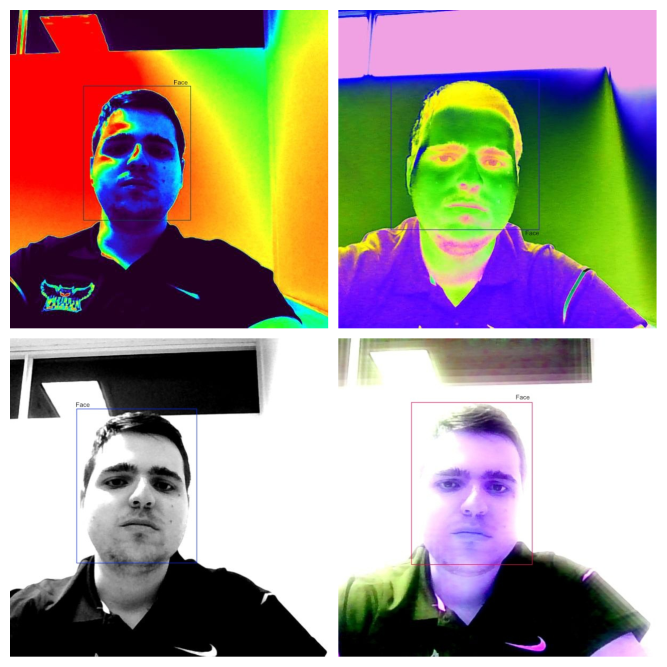
//> input picture img/fisherfaces.jpg, 2000 x 2000 px, given in place of the camera (shown at 1/3 size)
$ ./facedetect   (built with g++ and OpenCV 4)
//> lines starting //> are read from the running program, lines starting //| are printed output that depends on the picture; after the words box and inside, x2 and y2 are one past the last pixel; in counts of white or black regions, pixels touching at a corner belong together
//CPP Program for detecting a face from webcam.
#include "C:/tools/opencv/build/include/opencv2/objdetect.hpp"
#include "C:/tools/opencv/build/include/opencv2/highgui.hpp"
#include "C:/tools/opencv/build/include/opencv2/imgproc.hpp"
#include <iostream>

using namespace std;
using namespace cv;

//Function for detecting faces.
void detectAndDraw(Mat& img, CascadeClassifier& cascade, CascadeClassifier& nestedCascade, double scale);
string cascadeName, nestedCascadeName;

//Main function
int main(int argc, const char** argv) {
    //Video Capture class for playing video in which faces are detected.
    VideoCapture capture;
    Mat frame, image;

    //Predefined trained XML classifiers with facial features.
    CascadeClassifier cascade, nestedCascade;
    double scale=1;

    //Load the classifiers from "opencv/data/harrcascades" directory.
    nestedCascade.load("C:/tools/opencv/sources/data/haarcascades/haarcascade_eye_tree_eyeglasses.xml");
    //Change the path upon execution.
    cascade.load("C:/tools/opencv/sources/data/haarcascades/haarcascade_frontalcatface.xml");
    //Start the video.. 0 for Webcam and 1 for External Webcam.
    capture.open(0);
    if(capture.isOpened()){
        //Capture the frames from the video and detect the faces.
        cout << "Face Detection has Started..." << endl;
        while(1){
            capture >> frame;
//> frame is the input picture: 2000 rows x 2000 cols, CV_8UC3; mean B, G, R 138.9, 148.3, 160.6
            if(frame.empty())
                break;
            Mat frame1 = frame.clone();
            detectAndDraw(frame1, cascade, nestedCascade, scale);
            char c = (char)waitKey(10);
            //Press q to exit from the window.
            if(c == 27 || c == 'q' || c == 'Q')
                break;
        }
    }
    else
        cout << "Could not open the camera";
    return 0;
}
void detectAndDraw(Mat& img, CascadeClassifier& cascade, CascadeClassifier& nestedCascade, double scale){
//> called with scale = 1
    vector<Rect> faces, faces2;
    Mat gray, smallImg;
    cvtColor(img, gray, COLOR_BGR2GRAY); // Convert to Grayscale
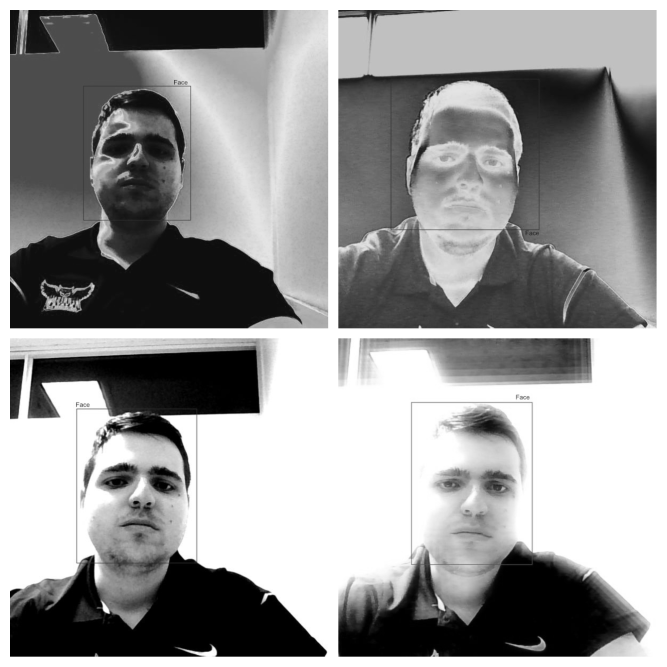
//> gray: 2000 rows x 2000 cols, CV_8UC1 (shown at 1/3 size); min 0, max 255, mean 150.9
    double fx = 1/scale;

    //Resize the Grayscale Image
    resize(gray, smallImg, Size(), fx, fx, INTER_LINEAR);
    equalizeHist(smallImg, smallImg);
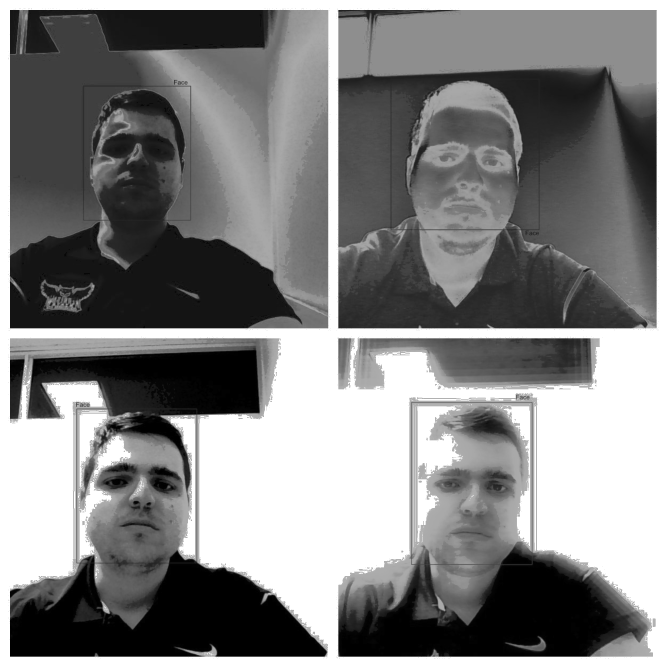
//> smallImg: 2000 rows x 2000 cols, CV_8UC1 (shown at 1/3 size); min 0, max 255, mean 130.5

    //Detect different face sizes by applying cascade classifier.
    cascade.detectMultiScale(smallImg, faces, 1.1, 2, 0 | CASCADE_SCALE_IMAGE, Size(30, 30));
//> faces = 1 Rect (x, y, width, height): [1358, 508, 118, 118]

    //Draw a circle around the faces.
    for(size_t i = 0; i < faces.size(); i++){
        Rect r = faces[i];
        Mat smallImgROI;
        vector<Rect> nestedObjects;
        Point center;
        Scalar color = Scalar(255, 0, 0); //Color for the Drawing tool.
        int radius;
        double aspect_ratio = (double)r.width/r.height;
        if(0.75 < aspect_ratio && aspect_ratio < 1.3){
            center.x = cvRound((r.x + r.width*0.5)*scale);
            center.y = cvRound((r.y + r.height)*0.25*scale);
            circle(img, center, radius, color, 3, 8, 0);
        }
        else
            rectangle(img, cvPoint(cvRound(r.x*scale), cvRound(r.y*scale)), cvPoint(cvRound((r.x + r.width-1)*scale), cvRound((r.y + r.height-1)*scale)), color, 3, 8, 0);
        if(nestedCascade.empty())
            continue;
        smallImgROI = smallImg(r);
        //Detection of eyes int the input image.
        nestedCascade.detectMultiScale(smallImgROI, nestedObjects, 1.1, 2, 0 | CASCADE_SCALE_IMAGE, Size(30, 30));
        //Draw circles around eyes
        for(size_t j = 0; j < nestedObjects.size(); j++){
            Rect nr = nestedObjects[j];
            center.x = cvRound((r.x + nr.x + nr.width*0.5)*scale);
            center.y = cvRound((r.y + nr.y + nr.height*0.5)*scale);
            radius = cvRound((nr.width + nr.height)*0.25*scale);
            circle(img, center, radius, color, 3,8,0);
        }
    }
//> this loop made 1 pass
//> (r, aspect_ratio, radius) on pass 1: (Rect(1358, 508, 118, 118), 1, 0)
//> pass 1, in detectAndDraw, `smallImgROI = smallImg(r);`:
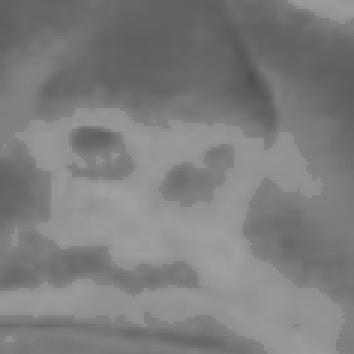
//> smallImgROI: 118 rows x 118 cols, CV_8UC1 (shown 3 times larger); min 80, max 160, mean 125.8
//> after the loop: img: 2000 rows x 2000 cols, CV_8UC3; 13 pixels changed, all inside (x1, y1, x2, y2) = (1415, 154, 1420, 159)
//> the 'q' key is pressed
    //Show the Processed Image with the detected faces.
    imshow("Face Detection", img);
}

$ run again, on img/snapshot-capture2.jpg
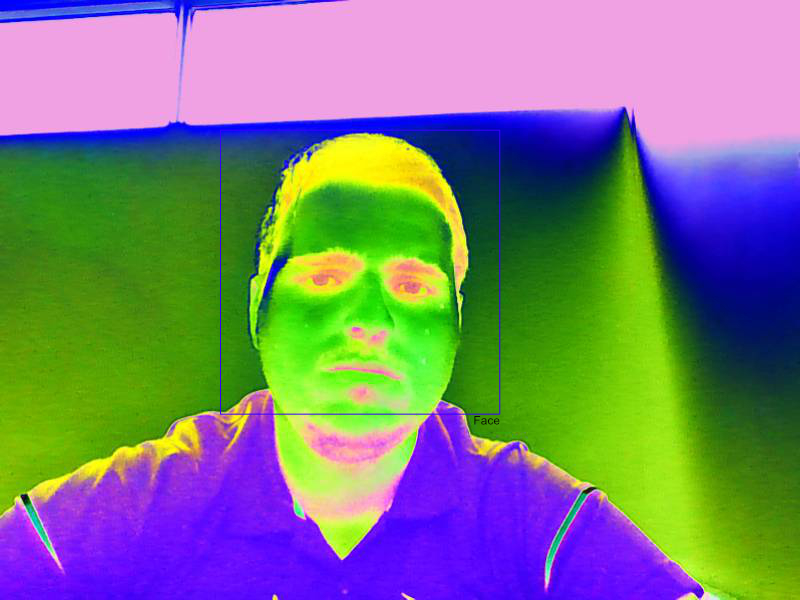
//> input picture img/snapshot-capture2.jpg, 800 x 600 px, given in place of the camera
//> frame is the input picture: 600 rows x 800 cols, CV_8UC3; mean B, G, R 122.7, 124.7, 121
//> in detectAndDraw, `cvtColor(img, gray, COLOR_BGR2GRAY);`:
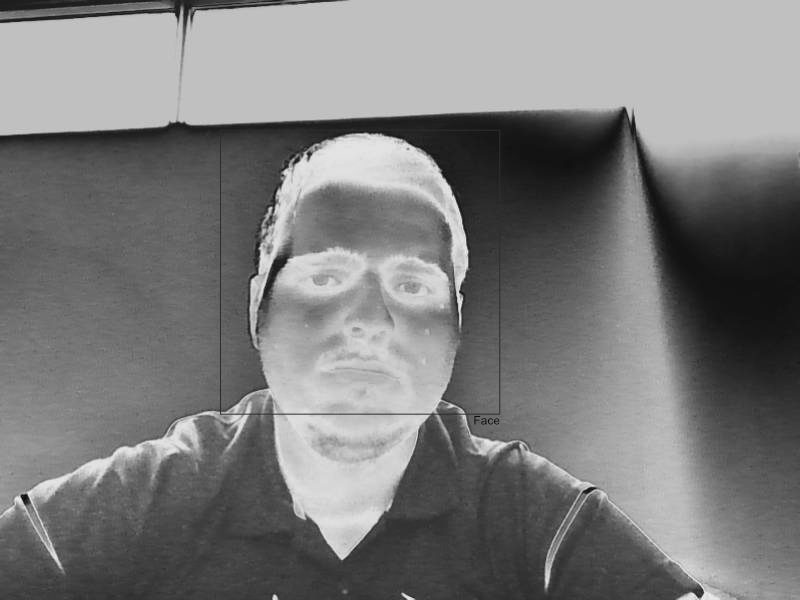
//> gray: 600 rows x 800 cols, CV_8UC1; min 6, max 241, mean 123.4
//> in detectAndDraw, `equalizeHist(smallImg, smallImg);`:
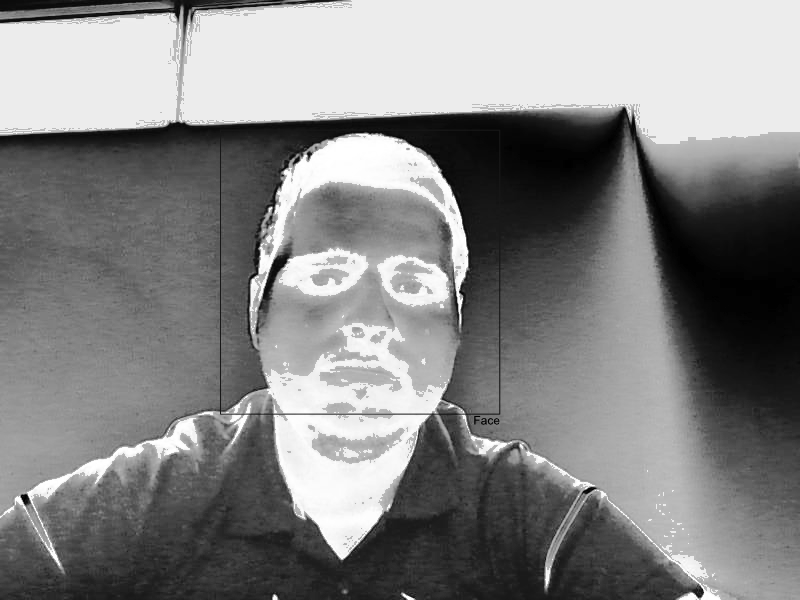
//> smallImg: 600 rows x 800 cols, CV_8UC1; min 0, max 255, mean 132.5
//> faces = empty
